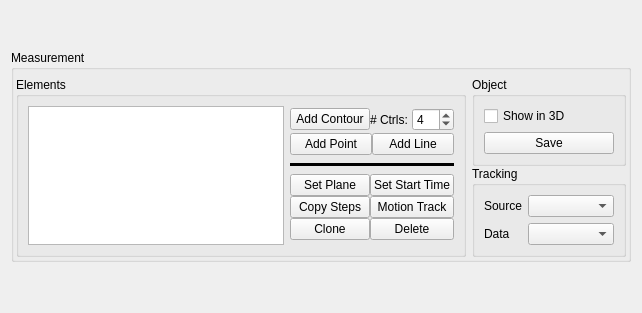
<?xml version="1.0" encoding="UTF-8"?>
<ui version="4.0">
 <class>Measure2DView</class>
 <widget class="QWidget" name="Measure2DView">
  <property name="geometry">
   <rect>
    <x>0</x>
    <y>0</y>
    <width>642</width>
    <height>313</height>
   </rect>
  </property>
  <property name="windowTitle">
   <string>Form</string>
  </property>
  <layout class="QVBoxLayout" name="verticalLayout_2">
   <item>
    <widget class="QGroupBox" name="measureBox">
     <property name="sizePolicy">
      <sizepolicy hsizetype="Preferred" vsizetype="Maximum">
       <horstretch>0</horstretch>
       <verstretch>0</verstretch>
      </sizepolicy>
     </property>
     <property name="title">
      <string>Measurement</string>
     </property>
     <layout class="QHBoxLayout" name="horizontalLayout_2">
      <property name="leftMargin">
       <number>2</number>
      </property>
      <property name="topMargin">
       <number>7</number>
      </property>
      <property name="rightMargin">
       <number>2</number>
      </property>
      <property name="bottomMargin">
       <number>2</number>
      </property>
      <item>
       <widget class="QGroupBox" name="groupBox">
        <property name="sizePolicy">
         <sizepolicy hsizetype="Preferred" vsizetype="Expanding">
          <horstretch>0</horstretch>
          <verstretch>0</verstretch>
         </sizepolicy>
        </property>
        <property name="title">
         <string>Elements</string>
        </property>
        <layout class="QHBoxLayout" name="horizontalLayout">
         <property name="topMargin">
          <number>9</number>
         </property>
         <item>
          <widget class="QListWidget" name="objectList">
           <property name="sizePolicy">
            <sizepolicy hsizetype="Expanding" vsizetype="Preferred">
             <horstretch>0</horstretch>
             <verstretch>0</verstretch>
            </sizepolicy>
           </property>
           <property name="toolTip">
            <string>List of measurement objects</string>
           </property>
           <property name="editTriggers">
            <set>QAbstractItemView::NoEditTriggers</set>
           </property>
          </widget>
         </item>
         <item>
          <layout class="QVBoxLayout" name="verticalLayout_5">
           <property name="spacing">
            <number>0</number>
           </property>
           <property name="rightMargin">
            <number>0</number>
           </property>
           <item>
            <layout class="QHBoxLayout" name="horizontalLayout_3">
             <property name="topMargin">
              <number>0</number>
             </property>
             <item>
              <widget class="QPushButton" name="addContourButton">
               <property name="sizePolicy">
                <sizepolicy hsizetype="Preferred" vsizetype="Fixed">
                 <horstretch>0</horstretch>
                 <verstretch>0</verstretch>
                </sizepolicy>
               </property>
               <property name="maximumSize">
                <size>
                 <width>1000</width>
                 <height>16777215</height>
                </size>
               </property>
               <property name="toolTip">
                <string>Add a contour (click and drag)</string>
               </property>
               <property name="text">
                <string>Add Contour</string>
               </property>
               <property name="flat">
                <bool>false</bool>
               </property>
              </widget>
             </item>
             <item>
              <widget class="QLabel" name="label">
               <property name="text">
                <string># Ctrls:</string>
               </property>
               <property name="alignment">
                <set>Qt::AlignLeading|Qt::AlignLeft|Qt::AlignVCenter</set>
               </property>
              </widget>
             </item>
             <item>
              <widget class="QSpinBox" name="numCtrlBox">
               <property name="toolTip">
                <string>Set # of control points for the new contour</string>
               </property>
               <property name="maximum">
                <number>64</number>
               </property>
               <property name="value">
                <number>4</number>
               </property>
              </widget>
             </item>
            </layout>
           </item>
           <item>
            <layout class="QHBoxLayout" name="horizontalLayout_4">
             <property name="bottomMargin">
              <number>6</number>
             </property>
             <item>
              <widget class="QPushButton" name="addPointButton">
               <property name="toolTip">
                <string>Add a point</string>
               </property>
               <property name="text">
                <string>Add Point</string>
               </property>
              </widget>
             </item>
             <item>
              <widget class="QPushButton" name="addLineButton">
               <property name="toolTip">
                <string>Add a line (click and drag)</string>
               </property>
               <property name="text">
                <string>Add Line</string>
               </property>
              </widget>
             </item>
            </layout>
           </item>
           <item>
            <widget class="Line" name="line">
             <property name="frameShadow">
              <enum>QFrame::Plain</enum>
             </property>
             <property name="lineWidth">
              <number>3</number>
             </property>
             <property name="midLineWidth">
              <number>0</number>
             </property>
             <property name="orientation">
              <enum>Qt::Horizontal</enum>
             </property>
            </widget>
           </item>
           <item>
            <layout class="QGridLayout" name="gridLayout">
             <property name="topMargin">
              <number>6</number>
             </property>
             <property name="rightMargin">
              <number>0</number>
             </property>
             <item row="0" column="1">
              <widget class="QPushButton" name="setStartButton">
               <property name="sizePolicy">
                <sizepolicy hsizetype="Preferred" vsizetype="Fixed">
                 <horstretch>0</horstretch>
                 <verstretch>0</verstretch>
                </sizepolicy>
               </property>
               <property name="maximumSize">
                <size>
                 <width>1000</width>
                 <height>16777215</height>
                </size>
               </property>
               <property name="toolTip">
                <string>Set the selected object's start time to the current timestep (this will remove subsequent steps)</string>
               </property>
               <property name="text">
                <string>Set Start Time</string>
               </property>
              </widget>
             </item>
             <item row="2" column="0">
              <widget class="QPushButton" name="cloneButton">
               <property name="sizePolicy">
                <sizepolicy hsizetype="Preferred" vsizetype="Fixed">
                 <horstretch>0</horstretch>
                 <verstretch>0</verstretch>
                </sizepolicy>
               </property>
               <property name="maximumSize">
                <size>
                 <width>1000</width>
                 <height>16777215</height>
                </size>
               </property>
               <property name="toolTip">
                <string>Clone the selected object onto the current plane</string>
               </property>
               <property name="text">
                <string>Clone</string>
               </property>
              </widget>
             </item>
             <item row="0" column="0">
              <widget class="QPushButton" name="setPlaneButton">
               <property name="sizePolicy">
                <sizepolicy hsizetype="Preferred" vsizetype="Fixed">
                 <horstretch>0</horstretch>
                 <verstretch>0</verstretch>
                </sizepolicy>
               </property>
               <property name="maximumSize">
                <size>
                 <width>1000</width>
                 <height>16777215</height>
                </size>
               </property>
               <property name="toolTip">
                <string>Move the selected object to the current plane</string>
               </property>
               <property name="text">
                <string>Set Plane</string>
               </property>
              </widget>
             </item>
             <item row="2" column="1">
              <widget class="QPushButton" name="delButton">
               <property name="sizePolicy">
                <sizepolicy hsizetype="Preferred" vsizetype="Fixed">
                 <horstretch>0</horstretch>
                 <verstretch>0</verstretch>
                </sizepolicy>
               </property>
               <property name="maximumSize">
                <size>
                 <width>1000</width>
                 <height>16777215</height>
                </size>
               </property>
               <property name="toolTip">
                <string>Delete the selected object</string>
               </property>
               <property name="text">
                <string>Delete</string>
               </property>
              </widget>
             </item>
             <item row="1" column="0">
              <widget class="QPushButton" name="copyStepsButton">
               <property name="toolTip">
                <string>Copy the first timestep to every step of the current source image</string>
               </property>
               <property name="text">
                <string>Copy Steps</string>
               </property>
              </widget>
             </item>
             <item row="1" column="1">
              <widget class="QPushButton" name="trackButton">
               <property name="toolTip">
                <string>Apply the selected motion tracking data to the first timestep of the selected object, replacing existing timesteps</string>
               </property>
               <property name="text">
                <string>Motion Track</string>
               </property>
              </widget>
             </item>
            </layout>
           </item>
          </layout>
         </item>
        </layout>
       </widget>
      </item>
      <item>
       <layout class="QVBoxLayout" name="verticalLayout_4">
        <property name="spacing">
         <number>0</number>
        </property>
        <property name="rightMargin">
         <number>0</number>
        </property>
        <item>
         <widget class="QGroupBox" name="groupBox_2">
          <property name="sizePolicy">
           <sizepolicy hsizetype="Preferred" vsizetype="Maximum">
            <horstretch>0</horstretch>
            <verstretch>0</verstretch>
           </sizepolicy>
          </property>
          <property name="title">
           <string>Object</string>
          </property>
          <layout class="QVBoxLayout" name="verticalLayout_3">
           <item>
            <widget class="QCheckBox" name="show3DBox">
             <property name="toolTip">
              <string>Show objects in 3D view</string>
             </property>
             <property name="text">
              <string>Show in 3D</string>
             </property>
            </widget>
           </item>
           <item>
            <widget class="QPushButton" name="saveButton">
             <property name="toolTip">
              <string>Save measurement object to its file (eventually)</string>
             </property>
             <property name="text">
              <string>Save</string>
             </property>
            </widget>
           </item>
          </layout>
         </widget>
        </item>
        <item>
         <widget class="QGroupBox" name="trackGroup">
          <property name="sizePolicy">
           <sizepolicy hsizetype="Preferred" vsizetype="Maximum">
            <horstretch>0</horstretch>
            <verstretch>0</verstretch>
           </sizepolicy>
          </property>
          <property name="title">
           <string>Tracking</string>
          </property>
          <layout class="QFormLayout" name="formLayout">
           <property name="fieldGrowthPolicy">
            <enum>QFormLayout::AllNonFixedFieldsGrow</enum>
           </property>
           <item row="0" column="0">
            <widget class="QLabel" name="label_3">
             <property name="text">
              <string>Source</string>
             </property>
            </widget>
           </item>
           <item row="0" column="1">
            <widget class="QComboBox" name="trackSrcBox">
             <property name="sizePolicy">
              <sizepolicy hsizetype="Expanding" vsizetype="Fixed">
               <horstretch>0</horstretch>
               <verstretch>0</verstretch>
              </sizepolicy>
             </property>
             <property name="toolTip">
              <string>Select the source image for the tracking data</string>
             </property>
            </widget>
           </item>
           <item row="2" column="0">
            <widget class="QLabel" name="label_2">
             <property name="text">
              <string>Data</string>
             </property>
            </widget>
           </item>
           <item row="2" column="1">
            <widget class="QComboBox" name="trackDataBox">
             <property name="sizePolicy">
              <sizepolicy hsizetype="Expanding" vsizetype="Fixed">
               <horstretch>0</horstretch>
               <verstretch>0</verstretch>
              </sizepolicy>
             </property>
             <property name="toolTip">
              <string>Select the directory with the tracking data</string>
             </property>
            </widget>
           </item>
          </layout>
         </widget>
        </item>
       </layout>
      </item>
     </layout>
    </widget>
   </item>
  </layout>
 </widget>
 <resources>
  <include location="../../res/Resources.qrc"/>
 </resources>
 <connections/>
</ui>
